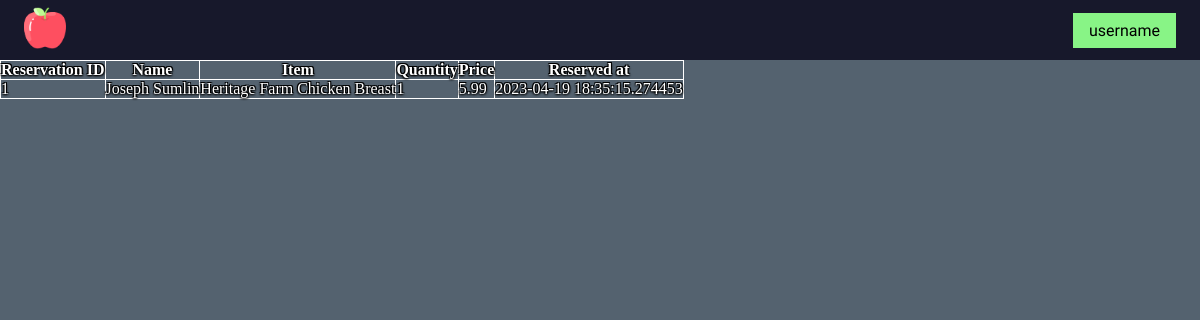
/reservations (signed in), run on an earlier commit of the app's database.
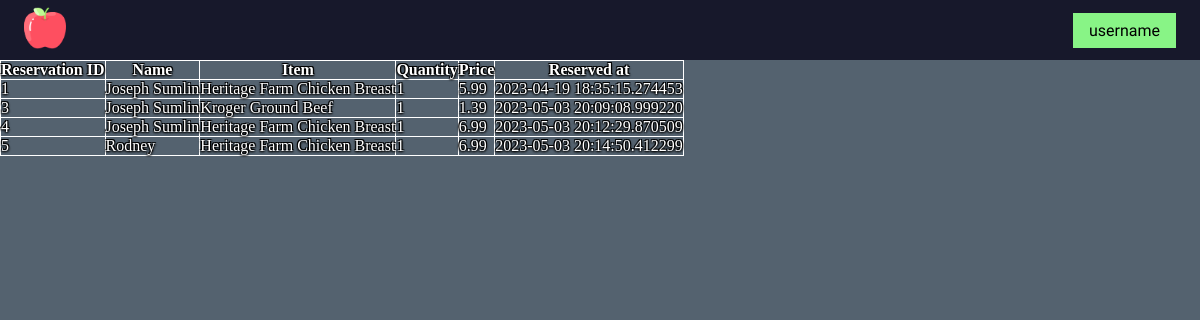
And on a later commit of the database.
### database.py (models this page shows, shortened)
class Store(UserMixin, Base):
    __tablename__ = "stores"
    store_id = Column("store_id", Integer, Identity(start=0, cycle=True), primary_key=True, nullable=False)
    username = Column("username", String, unique=True, nullable=False)
    password = Column("password", String, nullable=False)
    store_name = Column("store_name", String, nullable=False)
    street = Column("street", String, nullable=False)
    city = Column("city", String, nullable=False)
    state = Column("state", String, nullable=False)
    country = Column("country", String, nullable=False)
    zip = Column("zip", Integer, nullable=False)
    geocode = Column("geocode", String, nullable=False)

class Reservation(Base):
    __tablename__ = "reservations"
    rsvp_id = Column("rsvp_id", Integer, Identity(start=0, cycle=True), primary_key=True, nullable=False)
    rsvp_name = Column("rsvp_name", String, nullable=False)
    post_id = Column("post_id", Integer, ForeignKey("posts.post_id"), nullable=False)
    rsvp_quantity = Column("rsvp_quantity", Integer, CheckConstraint("rsvp_quantity>0"), nullable=False)
    rsvp_timestamp = Column("rsvp_timestamp", DateTime, nullable=False)

class Item(Base):
    __tablename__ = "items"
    item_id = Column("item_id", Integer, Identity(start=0, cycle=True), primary_key=True, nullable=False)
    item_name = Column("item_name", String, nullable=False)
    item_desc = Column("item_desc", String)
    item_img = Column("item_img", String, unique=True)
    ing_id = Column("ing_id", Integer, ForeignKey("ingredients.ing_id"))
    store_id = Column("store_id", Integer, ForeignKey("stores.store_id"), nullable=False)

class UserPost(Base):
    __tablename__ = "posts"
    post_id = Column("post_id", Integer, Identity(start=0, cycle=True), primary_key=True, nullable=False)
    item_id = Column("item_id", Integer, ForeignKey("items.item_id"), nullable=False)
    post_quantity = Column("post_quantity", Integer, CheckConstraint("post_quantity>=0"), nullable=False)
    price = Column("price", Float, nullable=False)
    exp_date = Column("exp_date", Date, nullable=False)
    post_timestamp = Column("post_timestamp", DateTime, nullable=False)
    active = Column("active", Boolean, nullable=False)

### main.py (the view)
@app.route('/reservations')
@login_required
def reservations():
    reservations = session.query(Reservation, UserPost, Item).select_from(Reservation)\
        .join(UserPost, UserPost.post_id == Reservation.post_id).join(Item, Item.item_id == UserPost.item_id)\
        .filter(Item.store_id == current_user.store_id).all()
    return render_template('reservations.html', reservations=reservations)

### main.py (called while the page is built)
@login_manager.user_loader
def load_user(store_id):
    return session.query(Store).filter_by(store_id=store_id).first()

### templates/reservations.html (shortened to what this page needs)
{% extends 'base.html' %}
  {% block head %}
    <link rel="stylesheet" type="text/css" href="{{ url_for('static', filename='css/style.css')}}">
  <link rel="stylesheet" type="text/css" href="{{ url_for('static', filename='css/reservations-style.css')}}">
  {%endblock%}
  {% block content %}
    <table style="border: 1px solid white">
        <tr>
            <th>Reservation ID</th>
            <th>Name</th>
            <th>Item</th>
            <th>Quantity</th>
            <th>Price</th>
            <th>Reserved at</th>
        </tr>
        {% for rsvp, post, item in reservations %}
                <tr>
                    <td>{{ rsvp.rsvp_id }}</td>
                    <td>{{ rsvp.rsvp_name }}</td>
                    <td>{{ item.item_name }}</td>
                    <td>{{ rsvp.rsvp_quantity }}</td>
                    <td>{{ post.price }}</td>
                    <td>{{ rsvp.rsvp_timestamp }}</td>
                </tr>
        {% endfor %}
    </table>
  {%endblock%}

### templates/base.html (shortened to what this page needs)
<!DOCTYPE html>
<html lang="en">
<head>
  {% block head %}{%endblock%}
</head>
<body>
<header class="page-head">
  <a href="/"><img class="logo" src="{{ url_for('static', filename='Images/home-logo.png') }}" alt="Home"></a>
  {% if current_user.is_authenticated %}
    <div class="dropdown" style="float:right">
      <button class="dropbtn">{{ current_user.username }}</button>
    </div>
  {%endif%}
</header>
{% block content %}
{% endblock %}
</body>
</html>

### static/css/style.css (style rules this page uses)
* { box-sizing: border-box; margin: 0; padding: 0; }
body { background-color: #54626f; margin-top: 60px; }
li, a, button { font-family: "Roboto", sans-serif; font-weight: 300; font-size: 16px; text-decoration: none; }
.page-head { position: fixed; top: 0; width: 100%; height: 60px; background-color: #17182B; display: flex; justify-content: space-between; align-items: center; padding: 30px 2%; }
.logo { cursor: pointer; height: 42px; width: 42px; transition: 0.3s ease 0s; }
.dropbtn { background-color: rgba(136,244,134,1); font-family: 'Kanit', sans-serif; font-weight: 300; color: black; padding-left: 16px; padding-right: 16px; padding-top: 8px; padding-bottom: 8px; font-size: 16px; border: none; }
.dropdown { background-color: rgba(136,244,134,1); position: relative; display: inline-block; }

### static/css/reservations-style.css (style rules this page uses)
table, th, td { border: 1px solid white; border-collapse: collapse; color: white; text-shadow: -1px 1px 2px #000, 1px 1px 2px #000, 1px -1px 0 #000, -1px -1px 0 #000; }

What changed in the data, as far as the page shows it:
added Reservation: rsvp_id "3", rsvp_name "Joseph Sumlin", item_name "Kroger Ground Beef", rsvp_quantity "1", price "1.39", rsvp_timestamp "2023-05-03 20:09:08.999220"
added Reservation: rsvp_id "4", rsvp_name "Joseph Sumlin", item_name "Heritage Farm Chicken Breast", rsvp_quantity "1", price "6.99", rsvp_timestamp "2023-05-03 20:12:29.870509"
added Reservation: rsvp_id "5", rsvp_name "Rodney", item_name "Heritage Farm Chicken Breast", rsvp_quantity "1", price "6.99", rsvp_timestamp "2023-05-03 20:14:50.412299"
